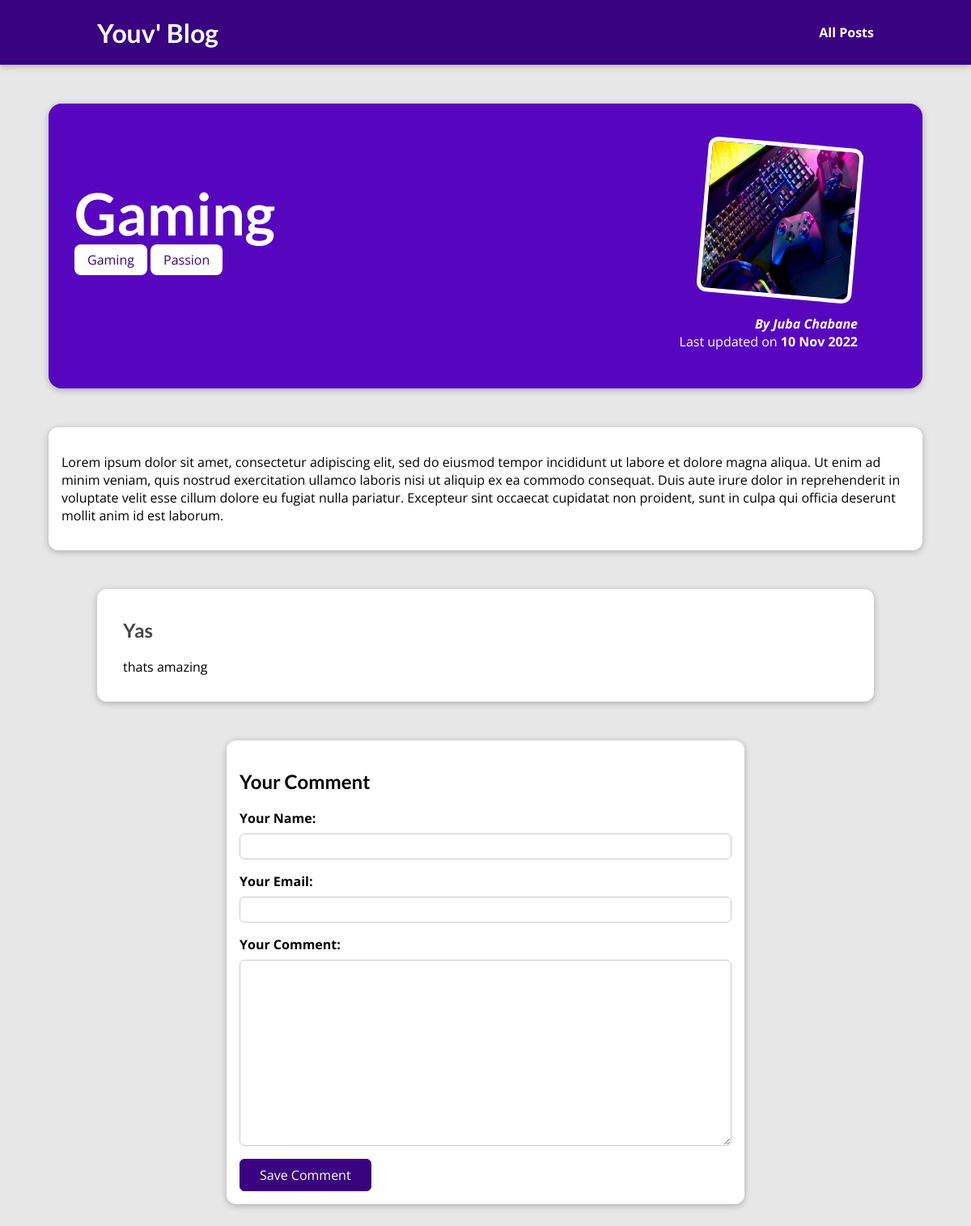
Screenshot of /posts/gaming with the database file from the repository.
### blog/models.py (models this page shows, shortened)
class Post(models.Model):
    title = models.CharField(max_length=150)
    excerpt = models.CharField(max_length=200)
    image = models.ImageField(upload_to="posts", null=True)
    date = models.DateField(auto_now=True)
    slug = models.SlugField(unique=True, db_index=True)
    content = models.TextField(validators=[MinLengthValidator(10)])
    author = models.ForeignKey(
        Author, on_delete=models.SET_NULL, null=True, related_name="posts")
    tags = models.ManyToManyField(Tag)

class Tag(models.Model):
    caption = models.CharField(max_length=20)

class Author(models.Model):
    first_name = models.CharField(max_length=100)
    last_name = models.CharField(max_length=100)
    email_address = models.EmailField()
    def full_name(self):
        return f"{self.first_name} {self.last_name}"
    def __str__(self):
        return self.full_name()

class Comment(models.Model):
    user_name = models.CharField(max_length=120)
    user_email = models.EmailField()
    text = models.TextField(max_length=400)
    post = models.ForeignKey(
        Post, on_delete=models.CASCADE, related_name="comments")

### blog/views.py (the view, shortened to what this page needs)
# urls.py: path("posts/<slug:slug>", views.SinglePostView.as_view(),
class SinglePostView(View):
    def get(self, request, slug):
        post = Post.objects.get(slug=slug)
        context = {
          "post": post,
          "post_tags": post.tags.all(),
          "comment_form": CommentForm(),
          "comments": post.comments.all().order_by("-id")
        }
        return render(request, "blog/post-detail.html", context)

### blog/forms.py
class CommentForm(forms.ModelForm):
    class Meta:
        model = Comment
        exclude = ["post"]
        labels = {
          "user_name": "Your Name",
          "user_email": "Your Email",
          "text": "Your Comment"
        }

### blog/templates/blog/post-detail.html (shortened to what this page needs)
{% extends "base.html" %}
{% load static %}
{% block css_files %}
<link rel="stylesheet" href="{% static "blog/post-detail.css" %}" />
{% endblock %}
{% block content %}
<section id="summary">
  <h2>{{ post.title }}</h2>
  <div>
    {% for tag in post_tags %}
      <span class="tag">{{ tag.caption }}</span>
    {% endfor %}
  </div>
  <article>
    <img src="{{ post.image.url }}" alt="{{ post.title }}" />
    <address>By <a href="mailto:{{ post.author.email_address }}">{{ post.author }}</a></address>
    <div>Last updated on <time>{{ post.date|date:"d M Y" }}</time></div>
  </article>
</section>
<main>
  {{ post.content|linebreaks }}
</main>
{% if comments %}
<section id="comments">
  <ul>
    {% for comment in comments %}
      <li>
        <h2>{{ comment.user_name }}</h2>
        <p>{{ comment.text|linebreaks }}</p>
      </li>
    {% endfor %}
  </ul>
</section>
{% endif %}
<section id="comment-form">
  <h2>Your Comment</h2>
  <form action="{% url "post-detail-page" post.slug %}" method="POST">
    {% for form_field in comment_form %}
      <div class="form-control {% if form_field.errors %}invalid{% endif %}">
        {{ form_field.label_tag }}
        {{ form_field }}
      </div>
    {% endfor %}
    <button>Save Comment</button>
  </form>
</section>
{% endblock %}

### templates/base.html (shortened to what this page needs)
{% load static %}
<!DOCTYPE html>
<html lang="en">
<head>
  <link rel="stylesheet" href="{% static "app.css" %}">
  {% block css_files %}{% endblock %}
</head>
<body>
  <header id="main-navigation">
    <h1><a href="{% url "starting-page" %}">Youv' Blog</a></h1>
    <nav>
      <a href="{% url "posts-page" %}">All Posts</a>
    </nav>
  </header>
  {% block content %}
  {% endblock %}
</body>
</html>

### static/app.css (style rules this page uses)
* { box-sizing: border-box; }
html { font-family: 'Open Sans', 'Lato', sans-serif; }
body { margin: 0; }
h1, h2, h3 { font-family: 'Lato', sans-serif; font-weight: bold; }
#main-navigation { width: 100%; height: 5rem; display: flex; justify-content: space-between; align-items: center; padding: 0 10%; position: absolute; top: 0; left: 0; }
#main-navigation a { text-decoration: none; color: white; font-weight: bold; }

### blog/static/blog/post-detail.css (style rules this page uses)
body { background-color: #e7e7e7; }
#main-navigation { background-color: #390281; box-shadow: 0 2px 8px rgba(0, 0, 0, 0.25); }
#summary { margin: 8rem auto 3rem auto; padding: 2rem; width: 90%; max-width: 90rem; border-radius: 16px; background-color: #5706c0; position: relative; box-shadow: 0 2px 8px rgba(0, 0, 0, 0.25); height: 22rem; }
#summary h2 { color: white; font-size: 4.5rem; margin-bottom: 0.25rem; }
#summary article { position: absolute; top: 2rem; right: 3rem; padding: 1rem 2rem; border-radius: 12px; text-align: right; color: white; }
#summary article img { width: 12rem; height: 12rem; border-radius: 12px; transform: rotateZ(5deg); border: 5px solid white; margin-bottom: 1rem; }
#summary address { font-weight: bold; }
#summary a { color: white; text-decoration: none; }
#summary time { font-weight: bold; }
main { width: 90%; max-width: 90rem; margin: 3rem auto; background-color: white; padding: 1rem; border-radius: 12px; box-shadow: 0 2px 8px rgba(0, 0, 0, 0.25); }
.tag { background-color: white; color: #390281; padding: 0.5rem 1rem; border-radius: 8px; }
#comment-form { margin: 3rem auto; width: 90%; max-width: 40rem; border-radius: 12px; background-color: white; box-shadow: 0 2px 8px rgba(0, 0, 0, 0.25); padding: 1rem; }
#comment-form button { font: inherit; background-color: #390281; color: white; border: 1px solid #390281; padding: 0.5rem 1.5rem; border-radius: 6px; cursor: pointer; }
.form-control { margin-bottom: 1rem; }
.form-control label { font-weight: bold; margin-bottom: 0.5rem; display: block; }
.form-control input, .form-control textarea { display: block; width: 100%; font: inherit; padding: 0.25rem; border-radius: 6px; border: 1px solid #ccc; }
#comments { margin: 3rem auto; width: 90%; max-width: 60rem; border-radius: 12px; background-color: white; box-shadow: 0 2px 8px rgba(0, 0, 0, 0.25); padding: 1rem 2rem; }
#comments ul { list-style: none; margin: 0; padding: 0; }
#comments li { margin-bottom: 1rem; border-bottom: 2px solid #ccc; }
#comments li:last-of-type { border-bottom: none; }
#comments h2 { color: #464646; }

### rows the page displays
Post: title "Gaming", image (picture), author "Juba Chabane", date "10 Nov 2022", content "Lorem ipsum dolor sit amet, consectetur adipiscing elit, sed do eiusmod tempor incididunt ut labore et dolore magna aliqua. Ut enim ad minim veniam, quis nostrud exercitation ullamco laboris nisi ut aliquip ex ea commodo consequat. Duis aute irure dolor in reprehenderit in voluptate velit esse cillum dolore eu fugiat nulla pariatur. Excepteur sint occaecat cupidatat non proident, sunt in culpa qui officia deserunt mollit anim id est laborum."
Tag: caption "Gaming"
Tag: caption "Passion"
Comment: user_name "Yas", text "thats amazing"
